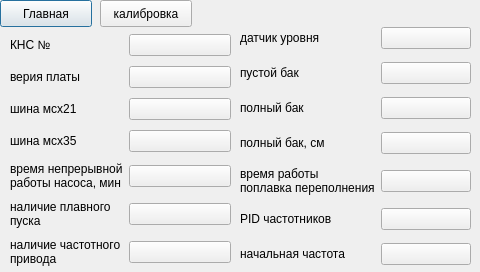
<?xml version="1.0" encoding="UTF-8"?>
<ui version="4.0">
 <class>DialogSetupGeneral</class>
 <widget class="QDialog" name="DialogSetupGeneral">
  <property name="geometry">
   <rect>
    <x>0</x>
    <y>0</y>
    <width>480</width>
    <height>272</height>
   </rect>
  </property>
  <property name="maximumSize">
   <size>
    <width>480</width>
    <height>272</height>
   </size>
  </property>
  <property name="windowTitle">
   <string>Dialog</string>
  </property>
  <widget class="QPushButton" name="pushButton">
   <property name="geometry">
    <rect>
     <x>0</x>
     <y>0</y>
     <width>92</width>
     <height>27</height>
    </rect>
   </property>
   <property name="text">
    <string>Главная</string>
   </property>
  </widget>
  <widget class="QWidget" name="layoutWidget748">
   <property name="geometry">
    <rect>
     <x>240</x>
     <y>20</y>
     <width>231</width>
     <height>252</height>
    </rect>
   </property>
   <layout class="QGridLayout" name="gridLayout_2">
    <item row="0" column="1">
     <widget class="QPushButton" name="pushButton_8">
      <property name="text">
       <string/>
      </property>
     </widget>
    </item>
    <item row="1" column="0">
     <widget class="QLabel" name="label_7">
      <property name="text">
       <string>пустой бак</string>
      </property>
     </widget>
    </item>
    <item row="1" column="1">
     <widget class="QPushButton" name="pushButton_9">
      <property name="text">
       <string/>
      </property>
     </widget>
    </item>
    <item row="2" column="0">
     <widget class="QLabel" name="label_8">
      <property name="text">
       <string>полный бак</string>
      </property>
     </widget>
    </item>
    <item row="2" column="1">
     <widget class="QPushButton" name="pushButton_10">
      <property name="text">
       <string/>
      </property>
     </widget>
    </item>
    <item row="3" column="0">
     <widget class="QLabel" name="label_9">
      <property name="text">
       <string>полный бак, см</string>
      </property>
     </widget>
    </item>
    <item row="3" column="1">
     <widget class="QPushButton" name="pushButton_11">
      <property name="text">
       <string/>
      </property>
     </widget>
    </item>
    <item row="4" column="1">
     <widget class="QPushButton" name="pushButton_12">
      <property name="text">
       <string/>
      </property>
     </widget>
    </item>
    <item row="6" column="0">
     <widget class="QLabel" name="label_10">
      <property name="text">
       <string>начальная частота</string>
      </property>
     </widget>
    </item>
    <item row="6" column="1">
     <widget class="QPushButton" name="pushButton_13">
      <property name="text">
       <string/>
      </property>
     </widget>
    </item>
    <item row="0" column="0">
     <widget class="QLabel" name="label_11">
      <property name="text">
       <string>датчик уровня</string>
      </property>
     </widget>
    </item>
    <item row="5" column="0">
     <widget class="QLabel" name="label_12">
      <property name="text">
       <string>PID частотников</string>
      </property>
     </widget>
    </item>
    <item row="5" column="1">
     <widget class="QPushButton" name="pushButton_15">
      <property name="text">
       <string/>
      </property>
     </widget>
    </item>
    <item row="4" column="0">
     <widget class="QLabel" name="label_14">
      <property name="text">
       <string>время работы
поплавка переполнения</string>
      </property>
     </widget>
    </item>
   </layout>
  </widget>
  <widget class="QWidget" name="layoutWidget223">
   <property name="geometry">
    <rect>
     <x>10</x>
     <y>30</y>
     <width>221</width>
     <height>242</height>
    </rect>
   </property>
   <layout class="QGridLayout" name="gridLayout">
    <item row="0" column="1">
     <widget class="QPushButton" name="pushButton_2">
      <property name="text">
       <string/>
      </property>
     </widget>
    </item>
    <item row="2" column="0">
     <widget class="QLabel" name="label_2">
      <property name="text">
       <string>шина мсх21</string>
      </property>
     </widget>
    </item>
    <item row="2" column="1">
     <widget class="QPushButton" name="pushButton_3">
      <property name="text">
       <string/>
      </property>
     </widget>
    </item>
    <item row="3" column="0">
     <widget class="QLabel" name="label_3">
      <property name="text">
       <string>шина мсх35</string>
      </property>
     </widget>
    </item>
    <item row="3" column="1">
     <widget class="QPushButton" name="pushButton_4">
      <property name="text">
       <string/>
      </property>
     </widget>
    </item>
    <item row="4" column="0">
     <widget class="QLabel" name="label_4">
      <property name="text">
       <string>время непрерывной
работы насоса, мин</string>
      </property>
     </widget>
    </item>
    <item row="4" column="1">
     <widget class="QPushButton" name="pushButton_5">
      <property name="text">
       <string/>
      </property>
     </widget>
    </item>
    <item row="5" column="1">
     <widget class="QPushButton" name="pushButton_6">
      <property name="text">
       <string/>
      </property>
     </widget>
    </item>
    <item row="6" column="1">
     <widget class="QPushButton" name="pushButton_7">
      <property name="text">
       <string/>
      </property>
     </widget>
    </item>
    <item row="1" column="1">
     <widget class="QPushButton" name="pushButton_14">
      <property name="text">
       <string/>
      </property>
     </widget>
    </item>
    <item row="0" column="0">
     <widget class="QLabel" name="label">
      <property name="text">
       <string>КНС №</string>
      </property>
     </widget>
    </item>
    <item row="1" column="0">
     <widget class="QLabel" name="label_5">
      <property name="text">
       <string>верия платы</string>
      </property>
     </widget>
    </item>
    <item row="5" column="0">
     <widget class="QLabel" name="label_6">
      <property name="text">
       <string>наличие плавного
пуска</string>
      </property>
     </widget>
    </item>
    <item row="6" column="0">
     <widget class="QLabel" name="label_13">
      <property name="text">
       <string>наличие частотного
привода</string>
      </property>
     </widget>
    </item>
   </layout>
  </widget>
  <widget class="QPushButton" name="pushButton_16">
   <property name="geometry">
    <rect>
     <x>100</x>
     <y>0</y>
     <width>92</width>
     <height>27</height>
    </rect>
   </property>
   <property name="text">
    <string>калибровка</string>
   </property>
  </widget>
 </widget>
 <resources/>
 <connections/>
</ui>
